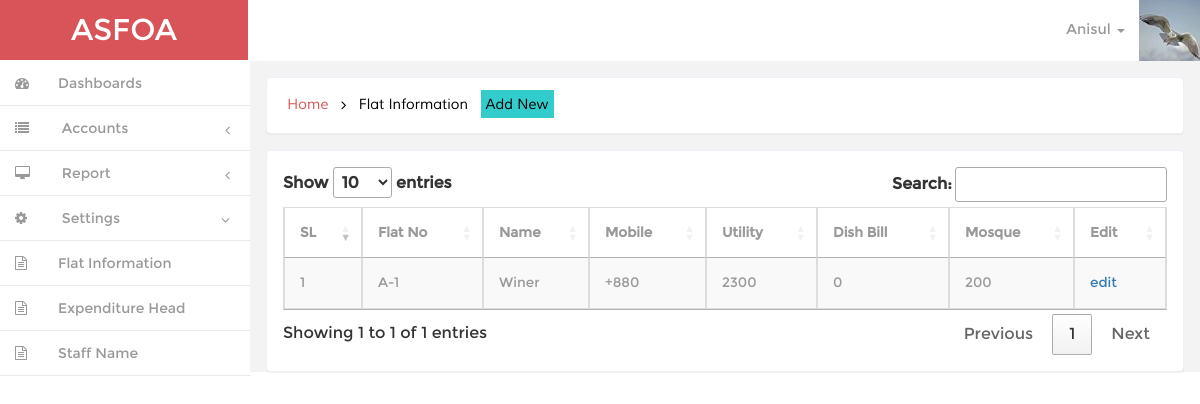
The app's page /set_flat.php with its own data.
### tables this page shows
CREATE TABLE IF NOT EXISTS `flat_info` (
  `flt_sl` int(3) NOT NULL AUTO_INCREMENT,
  `owner_name` varchar(50) NOT NULL,
  `mobile_no` varchar(30) NOT NULL,
  `flat_no` varchar(10) NOT NULL,
  `religion` varchar(20) NOT NULL,
  `dish_bill` int(4) NOT NULL,
  `utility` int(4) NOT NULL,
  `mosque` int(4) NOT NULL,
  PRIMARY KEY (`flt_sl`)
);

### set_flat.php (the view, shortened to what this page needs)
<?php
$db= new mysqli('localhost', 'root', '', 'ambia_shrain');
?>
<!DOCTYPE HTML>
<html>
<head>
<link href="css/bootstrap.min.css" rel='stylesheet' type='text/css' />
<link href="css/style.css" rel='stylesheet' type='text/css' />
<link href="css/font-awesome.css" rel="stylesheet">
<link href="css/custom.css" rel="stylesheet">
</head>
<body>
<div id="wrapper">
        <nav class="navbar-default navbar-static-top" role="navigation">
             <div class="navbar-header">
               <h1> <a class="navbar-brand" href="dashboard.php">ASFOA</a></h1>
               </div>
             <div class=" border-bottom">
            <div class="drop-men" >
                <ul class=" nav_1">
                    <li class="dropdown">
                      <a href="#" class="dropdown-toggle dropdown-at" data-toggle="dropdown"><span class=" name-caret">Anisul <i class="caret"></i></span><img src="images/ga5.jpg"></a>
                    </li>
                </ul>
             </div>
            <div class="clearfix">
     </div>
            <div class="navbar-default sidebar" role="navigation">
                <div class="sidebar-nav navbar-collapse">
                <ul class="nav" id="side-menu">
                    <li>
                        <a href="dashboard.php" class=" hvr-bounce-to-right"><i class="fa fa-dashboard nav_icon "></i><span class="nav-label">Dashboards</span> </a>
                    </li>
                <li>
                        <a href="#" class=" hvr-bounce-to-right"><i class="fa fa-list nav_icon"></i> <span class="nav-label">Accounts</span><span class="fa arrow"></span></a>
                    </li>
                <li>
                        <a href="#" class=" hvr-bounce-to-right"><i class="fa fa-desktop nav_icon"></i> <span class="nav-label">Report</span><span class="fa arrow"></span></a>
                    </li>
                  <li>
                        <a href="#" class=" hvr-bounce-to-right"><i class="fa fa-cog nav_icon"></i> <span class="nav-label">Settings</span><span class="fa arrow"></span></a>
<ul class="nav nav-second-level">
  <li><a href="set_flat.php" class=" hvr-bounce-to-right"><i class="fa fa-file-text-o nav_icon"></i>Flat Information</a></li>
  <li><a href="set_exphead.php" class=" hvr-bounce-to-right"> <i class="fa fa-file-text-o nav_icon"></i>Expenditure Head</a></li>
  <li><a href="set_staff.php" class=" hvr-bounce-to-right"> <i class="fa fa-file-text-o nav_icon"></i>Staff Name</a></li>
                        </ul>
                    </li>
                </ul>
            </div>
            </div>
        </nav>
<div id="page-wrapper" class="gray-bg dashbard-1">
       <div class="content-main">
		    <div class="banner">
				<h2>
				<a href="dashboard.php">Home</a>
				<i class="fa fa-angle-right"></i>
				<span>Flat Information</span>
                <a href="set_fltadd.php"><span style="background-color:#3CC; padding:5px;">Add New</span> </a>
				</h2>
		    </div>
<link rel="stylesheet" href="https://cdn.datatables.net/1.13.2/css/jquery.dataTables.min.css" />
  <div class="asked">
<table id="example" class="table table-striped table-bordered table-hover">
															<thead class="thin-border-bottom">
																<tr>
																	<th>SL	</th>
																	<th>Flat No</th>
                                                                    <th> Name </th>
                                                                    <th> Mobile </th>
																	<th>Utility</th>
                                                                    <th>Dish Bill</th>
                                                                    <th>Mosque</th>
                                                                    <th>Edit</th>
																</tr>
															</thead>
															<tbody>
  <?php
	$sql= "Select * from flat_info order by flat_no ASC";
			$res= mysqli_query($db,$sql);
			while($row=mysqli_fetch_assoc($res)){ $s++;
			echo "<tr> <td>$s</td> <td>$row[flat_no]</td> <td>$row[owner_name]</td> <td>$row[mobile_no]</td> <td>$row[utility]</td> <td>$row[dish_bill]</td> <td>$row[mosque]</td> <td><a href='set_fltadd.php?fsln=$row[flt_sl]'>edit</a></td> </tr>";
						  }
			?>
                                                            </tbody></table>
</div>
		</div>
       </div>
     </div>
</body>
</html>

### css/style.css (style rules this page uses)
h4, h5, h6, h1, h2, h3 { margin: 0; }
ul, ol { margin: 0;padding: 0; }
html, body { font-family:'Montserrat-Regular'; font-size: 100%; background:#F3F3F4; overflow-x: hidden; }
body a { transition:0.5s all; -webkit-transition:0.5s all; -moz-transition:0.5s all; -o-transition:0.5s all; -ms-transition:0.5s all; }
div#wrapper { background-color: #fff; }
.navbar-default.sidebar { background-color: #fff; }
h1 a.navbar-brand { color: #fff !important; font-size: 30px; font-weight: 500; padding: 20px 0px; background: #d95459; text-align: center; width:248px; height: 60px; }
i.nav_icon { color: #fff; margin-right:6px; }
.sidebar ul li a { color: #999; font-size:14px; }
.hvr-bounce-to-right { display: inline-block; vertical-align: middle; -webkit-transform: translateZ(0); transform: translateZ(0); box-shadow: 0 0 1px rgba(0, 0, 0, 0); -webkit-backface-visibility: hidden; backface-visibility: hidden; -moz-osx-font-smoothing: grayscale; position: relative; -webkit-transition-property: color; transition-property: color; -webkit-transition-duration: 0.5s; transition-duration: 0.5s; }
.hvr-bounce-to-right:before { content: ""; position: absolute; z-index: -1; top: 0; left: 0; right: 80%; bottom: 0; background:#7f8c8d; -webkit-transform: scaleX(0); transform: scaleX(0); -webkit-transform-origin: 0 50%; transform-origin: 0 50%; -webkit-transition-property: transform; transition-property: transform; -webkit-transition-duration: 0.5s; transition-duration: 0.5s; -webkit-transition-timing-function: ease-out; transition-timing-function: ease-out; }
.nav > li > a { color: #999; font-weight:500; padding: 0px 20px 0px 0px; font-size: 0.85em; border-bottom: 1px solid #E9E9E9; }
.nav > li > a i { margin-right: 14px; }
i.nav_icon { color: #999; padding: 15px; width: 44px; height: 44px; }
span.fa.arrow { margin-top: 17px; }
@media (min-width: 768px) { #page-wrapper { position: inherit; margin: 0 0 0 240px; min-height: 1000px; } }
a.dropdown-toggle.dropdown-at { border-bottom: none; }
.content-main { background-color: #F3F3F4; padding-top: 1em; }
.border-bottom { background-color: #fff; }
.drop-men { float: right; }
.dropdown-at { padding: 0 !important; position: relative; color: #999; font-size: 0.9em; text-decoration: none ; }
.dropdown-at img { margin: 0 0em 0 1em; }
.dropdown, .dropup { display: inline-block; padding:0; }
.banner { background: #fff; display: block; margin: 0em 1em ; padding:1em; border: 1px solid #ebeff6; border-color: #ebeff6; border-radius: 4px; -webkit-border-radius: 4px; -o-border-radius: 4px; -moz-border-radius: 4px; -ms-border-radius: 4px; -webkit-box-shadow: 0 1px 1px rgba(0,0,0,.05); box-shadow: 0 1px 1px rgba(0,0,0,.05); }
.banner h2 { font-size:0.9em; }
.banner h2 a { color:#D95459; text-decoration:none; font-family: 'Muli-Regular'; padding:0.3em ; }
.banner h2 span { color:#000; font-family: 'Muli-Regular'; padding:0.3em ; }
.banner h2 i { color:#000; vertical-align:middle; padding:0.3em ; }
.asked { padding: 1em; background: #fff; margin: 1em; border: 1px solid #ebeff6; border-radius: 4px; -webkit-border-radius: 4px; -o-border-radius: 4px; -moz-border-radius: 4px; -ms-border-radius: 4px; -webkit-box-shadow: 0 1px 1px rgba(0,0,0,.05); box-shadow: 0 1px 1px rgba(0,0,0,.05); }
.table td, .table>tbody>tr>td, .table>tbody>tr>th, .table>tfoot>tr>td, .table>tfoot>tr>th, .table>thead>tr>td, .table>thead>tr>th { padding: 15px !important; font-size: 0.85em; color: #999; border-top: none !important; }
.table { margin-bottom: 0; }

### css/custom.css (style rules this page uses)
#wrapper { width: 100%; }
#page-wrapper { min-height: 568px; }
@media (min-width:768px) { #page-wrapper { position: inherit; margin: 0 0 0 250px; } }
.sidebar .sidebar-nav.navbar-collapse { padding-right: 0; padding-left: 0; }
.sidebar .arrow { float: right; }
.sidebar .fa.arrow:before { content: "\f104"; }
.sidebar .active>a>.fa.arrow:before { content: "\f107"; }
.sidebar .nav-second-level li, .sidebar .nav-third-level li { border-bottom: 0!important; }
@media (min-width:768px) { .sidebar { z-index: 1; position: absolute; width: 250px; } }

### records on screen
flat_info: flat_no "A-1", owner_name "Winer", mobile_no "+880", utility "2300", dish_bill "0", mosque "200"
